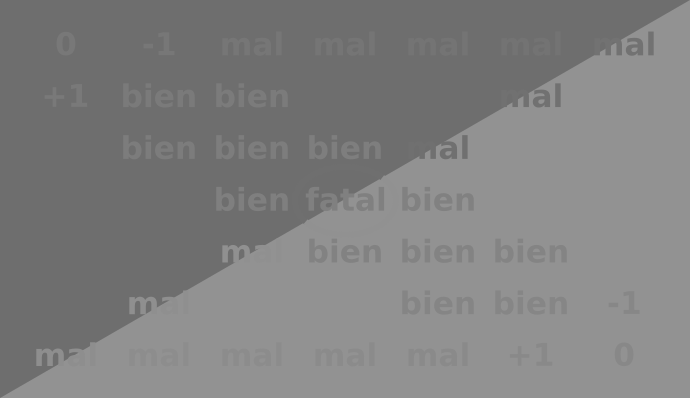
#> input picture VA-P1/grays.png, 690 x 398 px
$ python hist.py
#> lines starting #> are read from the running program, lines starting #| are printed output that depends on the picture
#> further down, inImage is the input picture: shape (398, 690, 4); mean R, G, B, A 127.9, 127.9, 127.9, 255
import numpy as np
from skimage import io
from skimage import color
import matplotlib.pyplot as plt
from scipy.interpolate import interp1d

# Alteración rango dinámico
def adjustIntensity(inImage, inRange=None, outRange=[0, 1]):
    if inRange is None:
        inRange = [np.min(inImage), np.max(inImage)]
#> inRange = [0.431, 0.573]

    imin, imax = inRange
#> imin = 0.431; imax = 0.573
    omin, omax = outRange

    # Ajuste del rango dinámico a outRange
    outImage = (((inImage - imin) / (imax - imin)) * (omax - omin)) + omin
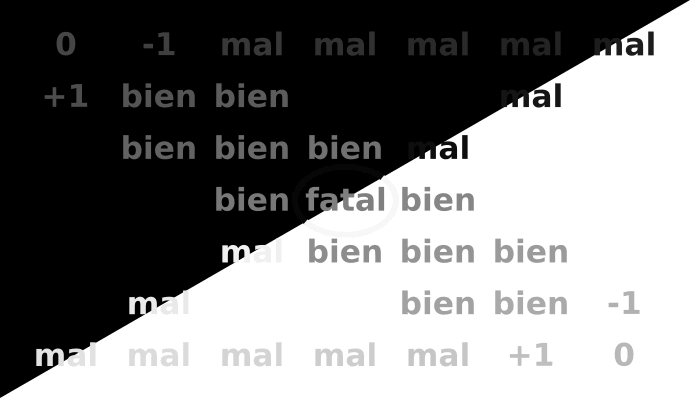
#> outImage: shape (398, 690) float64; min 0, max 1, mean 0.499

    # Asegura rango de salida entre imin, imax
    # outImage[outImage < imin] = imin
    # outImage[outImage > imax] = imax

    return outImage

# Ecualización del histograma
def equalizeIntensity(inImage, nBins=256):
    # Calculo del histograma
    histogram_values, bin_divisions = np.histogram(inImage, bins=nBins, range=(0, 1))

    # Calculo histograma acumulado
    accumulated_histogram = histogram_values.cumsum()

    # Normalizacion para estar en rango [0,1]
    accumulated_hist_normalized = accumulated_histogram / np.max(accumulated_histogram)

    # Interpolación
    interp_algorithm = interp1d(bin_divisions[:-1], accumulated_hist_normalized, kind='linear', fill_value='extrapolate')

    outImage = interp_algorithm(inImage)

    return outImage

def saveImage(image, filename):
    scaled_image = (image * 255).astype(np.uint8)
    io.imsave(filename, scaled_image)

def black_and_white(img):
    if len(img.shape) == 2:
        min = np.min(img)
        max = np.max(img)
        img = (img - min) / (max - min)
        img = img.astype(float)
    elif len(img.shape) == 3:
        if img.shape[2] == 4:
            img = img[:, :, :3]
        img = color.rgb2gray(img).astype(float)
    return img

inImage = io.imread('grays.png')
inImageBW = black_and_white(inImage)

outImage = adjustIntensity(inImageBW)
# outImage = equalizeIntensity(inImageBW, nBins=256)

saveImage(outImage, 'imagenes-hist/saved_equalizeIntensity.jpg')

# Histogramas
plt.subplot(1, 2, 1)
plt.hist(inImageBW.ravel(), bins=256, range=(0, 1), color='blue', alpha=0.7)
plt.title('Histograma original')
plt.subplot(1, 2, 2)
plt.hist(outImage.ravel(), bins=256, range=(0, 1), color='red', alpha=0.7)
plt.title('Histograma ajustado')

# Imágenes
plt.figure()
plt.subplot(1, 2, 1)
plt.imshow(inImageBW, cmap='gray',vmin=0.0,vmax=1.0)
plt.title('Imagen original')
plt.subplot(1, 2, 2)
plt.imshow(outImage, cmap='gray',vmin=0.0,vmax=1.0)
plt.title('Imagen ajustada')
plt.show()
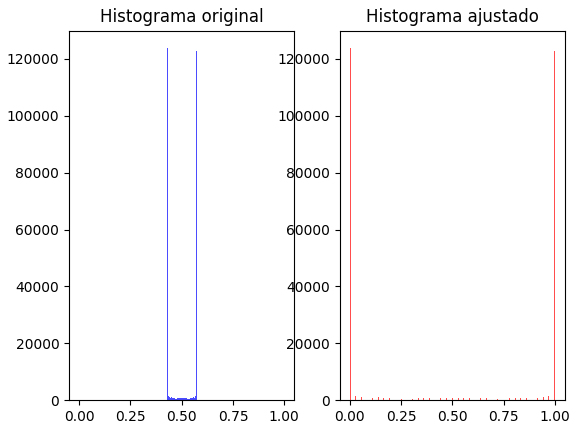
#> figure drawn by matplotlib, 2 panels; panel 1: tallest bar 123753 high, from x = 0.43 to 0.434; panel 2: tallest bar 123753 high, from x = 0 to 0.00391
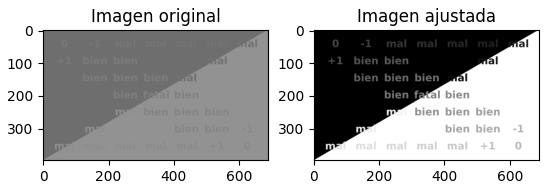
#> figure drawn by matplotlib, 2 panels
